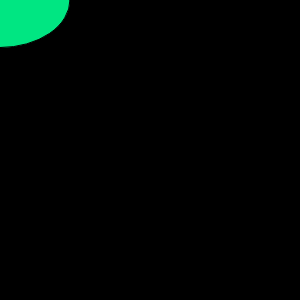
Frame 1 (no input)
Frame 60 (no input): identical to frame 1, image omitted
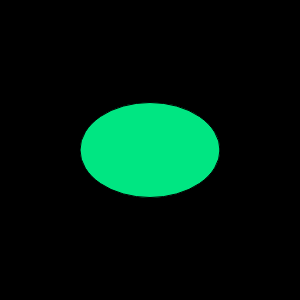
Frame 120 (the mouse pressed at the canvas centre since frame 60)

The p5.js sketch that drew these frames (run headless with seeded random() and noise() and a simulated clock; from frame 60 on, the mouse is pressed at the canvas centre):

// p5.js sketch
// ── sketch.js
function setup() {
    createCanvas(300, 300);
    background(220);
    text("p5.js vers 0.9.0 test.", 10, 15);
}

function draw() {
    background(0);
    fill(0, 230, 130);
    ellipse(mouseX, mouseY, 140, 95);
}
